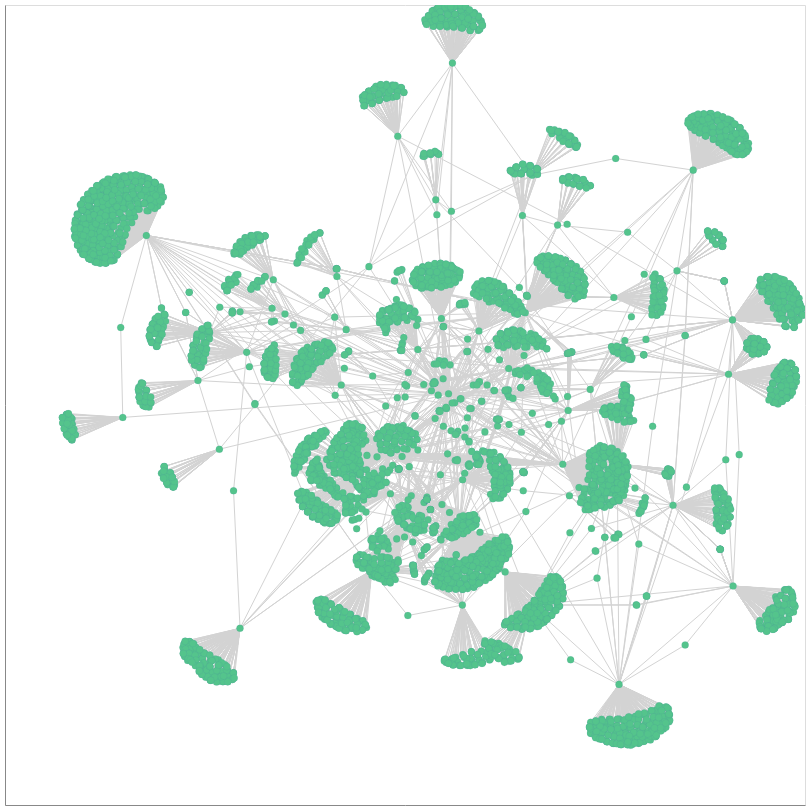

The notebook cell this image was saved under:
### Markdown cell above
Finally we show the graph and store it as gexf file.

### Code cell
# Compute positions
pos = nx.spring_layout(G)

options = {
    "font_size": 12,
    "node_size": 50,
    "edge_color": "lightgray",
    "node_color": "#54C48C",
    "linewidths": 0.1,
    "width": 1
}

# Show information about the graph
print(nx.info(G))
print("Network density:", nx.density(G))

# Disable maximum row check for big dataset
alt.data_transformers.disable_max_rows()

# export graph to a gephi file
nx.write_gexf(G, "co-authors.gexf")

# Draw the graph using altair
viz = nxa.draw_networkx(G, pos=pos, node_tooltip='name', **options).properties(width=800, height=800)
viz.interactive()

### Figure 1 — Vega-Lite specification as saved in the notebook (floating-point values rounded to 4 significant figures; data arrays with more than 128 entries replaced by an {"elided": "..."} marker saying what was removed)
{"config": {"view": {"continuousWidth": 400, "continuousHeight": 300}}, "layer": [{"data": {"name": "data-15d73334945b41b3c5c7f1d73bb16ce4"}, "mark": {"type": "line", "color": "lightgray", "opacity": 1, "strokeWidth": 1}, "encoding": {"detail": {"type": "quantitative", "field": "edge"}, "x": {"type": "quantitative", "axis": {"grid": false, "labels": false, "ticks": false, "title": ""}, "field": "x"}, "y": {"type": "quantitative", "axis": {"grid": false, "labels": false, "ticks": false, "title": ""}, "field": "y"}}, "selection": {"selector002": {"type": "interval", "bind": "scales", "encodings": ["x", "y"]}}}, {"data": {"name": "data-fbed0ed70d70354cfce9393a0c6481eb"}, "mark": {"type": "point", "fill": "#54C48C", "opacity": 1, "size": 50, "strokeWidth": 0.1}, "encoding": {"tooltip": {"type": "nominal", "field": "name"}, "x": {"type": "quantitative", "axis": {"grid": false, "labels": false, "ticks": false}, "field": "x"}, "y": {"type": "quantitative", "axis": {"grid": false, "labels": false, "ticks": false}, "field": "y"}}}], "height": 800, "width": 800, "$schema": "https://vega.github.io/schema/vega-lite/v4.8.1.json", "datasets": {"data-15d73334945b41b3c5c7f1d73bb16ce4": {"elided": "11562 records"}, "data-fbed0ed70d70354cfce9393a0c6481eb": {"elided": "4672 records"}}}
